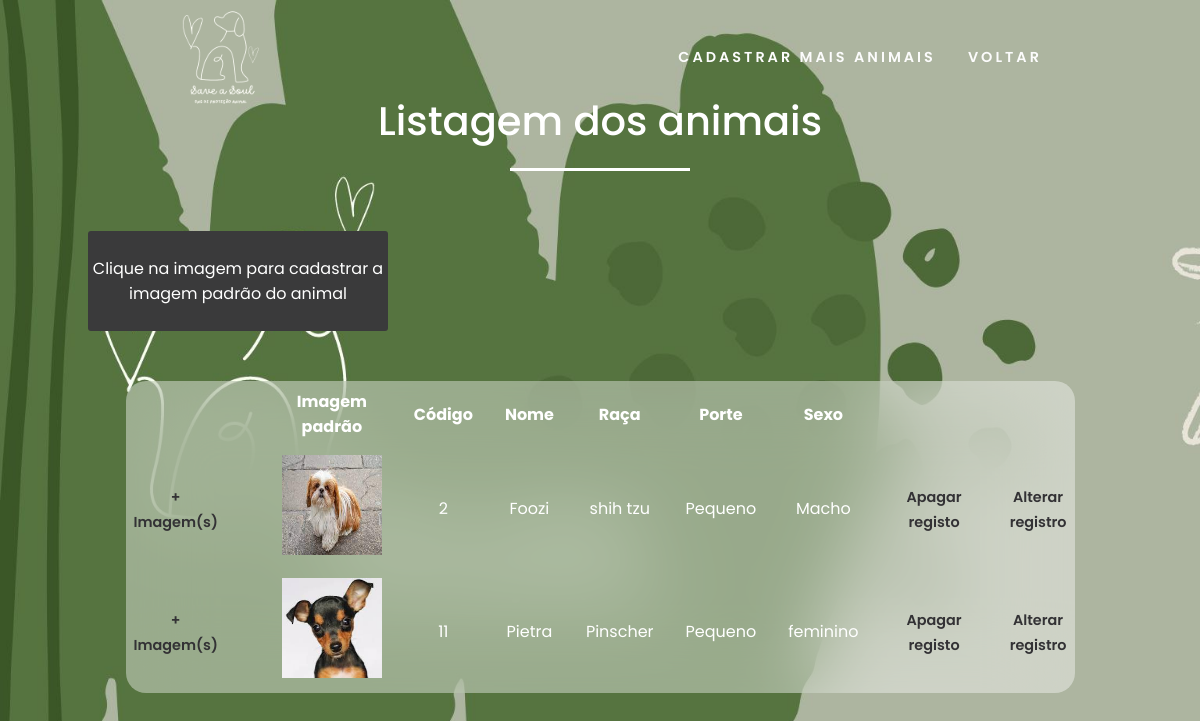
/adm/animais/listagem/animais.php, run on the app's committed database.
### tables this page shows
CREATE table animal (
    id_ani INT PRIMARY KEY NOT NULL AUTO_INCREMENT,
    nome_ani  VARCHAR(30),
    raca VARCHAR(50),
    porte VARCHAR(30),
    sexo VARCHAR(20),
    img_ani VARCHAR(100), 
	status VARCHAR(15),
	modalidade VARCHAR(20)

);

### adm/animais/listagem/animais.php (the view, shortened to what this page needs)
<!DOCTYPE html>
<html lang="en">
<head>
</head>
<body>
    <header id="menu">
      <nav>
   <img src="../../../petshop/imgs/logo.png" >
     <ul class="nav-list">
          <li> <a href="../cadastro/form.html">CADASTRAR MAIS ANIMAIS</a></li>
          <li> <a href="../pg05.html ">VOLTAR</a></li>
          <br>
       </ul>
       </nav>
</header>
<section class="sobre" id="sobre">
        <div class="max-width">
    <h2 class='title'> Listagem dos animais </h2>
    <div class='msg'> <br>Clique na imagem para cadastrar a imagem padrão do animal </p>
</div>
</section>
<?php
    include_once("../../../conexaoBD.php");
    $sql= "SELECT * FROM animal";
    $instrucao= $conexao->query($sql) or die("Falha na execução do códigdo SQL: ". mysqli_error($conexao));
    echo "
    <style>
    @import url('https://fonts.googleapis.com/css2?family=Poppins:wght@100;200;300;400;500;600;700&display=swap');
     a{
     font-family: 'Poppins', sans-serif;
     font-size: 0.9rem;
     font-size: 0.9rem;
     font-weight:600;
     color:#333235;
     text-decoration:none;
     }
     a:hover{
     color:white;
     }
     table, th, td {
     padding: 8px;
     width: 50%;
     top:auto;
     }
        table {
        border-collapse: collapse;
        margin: auto;
        border-radius:20px;
        background-color: rgba(255, 255, 255, 0.4);
        backdrop-filter: blur(40px);
        }
        th{
        font-weight: bold;
        }
     }
     button{
     width: 50%;
     height: 47px;
     background: #adb5a0;
     border-radius: 20px;
     outline: none;
     border: none;
     margin-top: 15px;
     color: white;
    margin-left: 20%;
     font-size: 16px;
    }
     </style>
    <table>
        <tr>
            <th align='center'></th>
            <th></th>
            <th></th>
            <th></th>
            <th align='center'>Imagem padrão</th>
            <th> </th>
            <th align='center'>Código</th>
            <th> </th>
            <th align='center'>Nome</th>
            <th></th>
            <th align='center'>Raça</th>
            <th></th>
            <th align='center'>Porte</th>
            <th></th>
            <th align='center'>Sexo</th>
            <th></th>
            <th></th>
            <th></th>
            <th></th>
            <th></th>
            <th></th>
        </tr>";
    foreach ($instrucao as $exibe)
    {
        echo "
        <tr>
            <td align='center'><a href='../../../imagens_ani/pg07.php?&id=".$exibe['id_ani']."'> + Imagem(s)</a></td>
            <td></td>
            <td></td>
            <td></td>
            <td align='center'><a href='../cadastro/pg06.php?&codigo=".$exibe['id_ani']."'><img src=".$exibe['img_ani']." alt='Imagem padrão' width='100px' height='100px'></a></td>
            <td></td>
            <td align='center'>".$exibe['id_ani']."</td>
            <td></td>
            <td align='center'>".$exibe['nome_ani']."</td>
            <td></td>
            <td align='center'>".$exibe['raca']."</td>
            <td></td>
            <td align='center'>".$exibe['porte']."</td>
            <td></td>
            <td align='center'>".$exibe['sexo']."</td>
            <td></td>
            <td></td>
            <td align='center'><a href='../delete/delete.php?&codigo=".$exibe['id_ani']."'>Apagar registo</a></td>
            <td></td>
            <td></td>
            <td align='center'><a href='../update/alter.php?&codigo=".$exibe['id_ani']."'>Alterar registro </a></td>
        </tr>
        ";
    }
    echo"</table>";
?>
</body>
</html>

### adm/animais/listagem/animais.php (style rules this page uses)
body { font-family: 'Poppins'; background-size:1500px 900px; background-image:url(../../../index/imgs/fundo1.jpg); color:white ; }
#menu { position: fixed; width:100%; height:110px; font-family: 'Poppins'; }
img { width:100px; height:100px; margin-top:auto; }
nav { display: flex; justify-content: space-around; align-items: center; font-family: 'Poppins'; height: 12vh; }
.nav-list { list-style: none; display: flex; }
.nav-list li { letter-spacing: 3px; margin-left: 32px; margin-top: auto; }
section { padding: 50px 0; }
section .title { color: #fff; font-family: 'poppins'; text-align: center; font-size: 40px; font-weight: 500; margin-bottom: 60px; padding-bottom: 20px; position: relative; }
section .title::before { content: ""; position: absolute; bottom: 0; left: 50%; width: 180px; height: 3px; background: #ffffff; transform: translateX(-50%); }
section .title::after { COLOR: #ffffff; position: absolute; bottom:-12px; left: 50%; font-size: 20px; background: #d4987e; color: #f1e8ec; padding: 5px; border-radius: 10%; transform: translateX(-50%); }
.max-width { max-width: 1300px; padding: 0 80px; margin: auto; }
#menu a { font-family: 'Poppins'; font-size: 0.9rem; text-decoration:none; font-size: 0.9rem; font-weight:600; color:#fcfcfc; }
.msg { background-color: #3a3a3b; width: 300px; height: 100px; text-align: center; border-radius: 3px; }
a { font-family: 'Poppins', sans-serif; font-size: 0.9rem; font-size: 0.9rem; font-weight:600; color:#333235; text-decoration:none; }
table, th, td { padding: 8px; width: 50%; top:auto; }
table { border-collapse: collapse; margin: auto; border-radius:20px; background-color: rgba(255, 255, 255, 0.4); backdrop-filter: blur(40px); }
th { font-weight: bold; }

### data on the page
animal: img_ani (picture), id_ani "2", nome_ani "Foozi", raca "shih tzu", porte "Pequeno", sexo "Macho"
animal: img_ani (picture), id_ani "11", nome_ani "Pietra", raca "Pinscher", porte "Pequeno", sexo "feminino"
